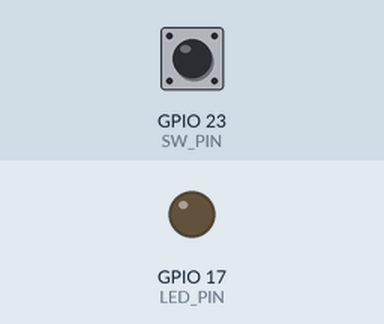
A program run on a simulated Raspberry Pi (BCM pin numbers). Shown: output pins drawn as LEDs (lit = HIGH). The inputs (shaded band) are chosen by the test bench; at power-on: GPIO 23 (SW_PIN) HIGH.

Above: at 1.2 s.
1.3 s: GPIO 23 (SW_PIN) pulled LOW for 0.15 s
At 1.37 s:
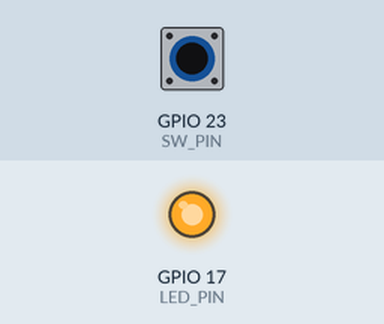
2.9 s: GPIO 23 (SW_PIN) pulled LOW for 3.2 s
At 6.8 s:
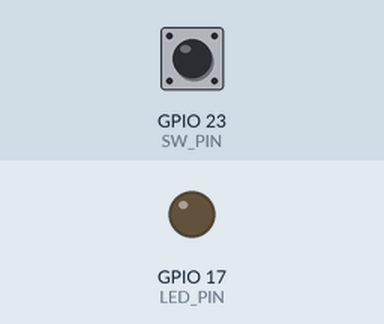
Timing chart, 0 to 8.3 s (numbered marks = the images above; inputs shaded):
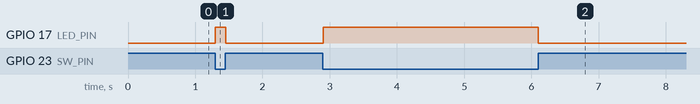

The program:

sw-led.py
```python
import RPi.GPIO as GPIO
import time

SW_PIN = 23
LED_PIN = 17

GPIO.setmode(GPIO.BCM)
GPIO.setup(SW_PIN, GPIO.IN, pull_up_down=GPIO.PUD_UP)
GPIO.setup(LED_PIN, GPIO.OUT)

try:
    while True:
        if GPIO.input(SW_PIN) == GPIO.HIGH:  # SW OFF
            GPIO.output(LED_PIN, GPIO.LOW)  # LED OFF
        else:  # SW ON
            GPIO.output(LED_PIN, GPIO.HIGH)  # LED ON

        time.sleep(0.01)
except KeyboardInterrupt:
    pass

GPIO.cleanup()
```

Measured:
- after the input at 1.3 s, GPIO 17 (LED_PIN): LOW → HIGH at once, → LOW 0.15 s later
- after the input at 2.9 s, GPIO 17 (LED_PIN): LOW → HIGH at once, → LOW 3.2 s later
